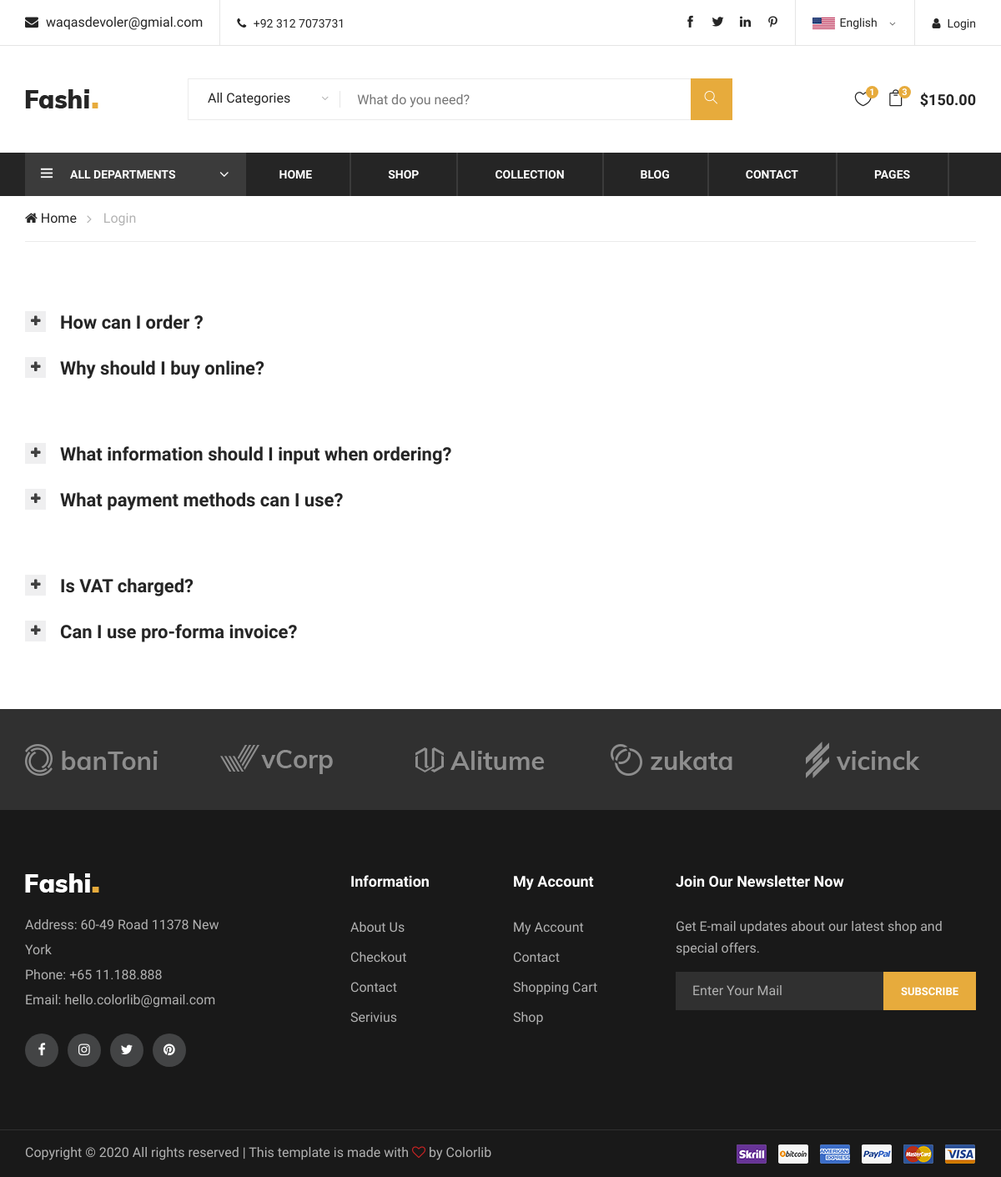
Page /FAQ/ on the committed database.
### FAQ/models.py (models this page shows, shortened)
class FAQ(models.Model):
    Question = models.CharField(max_length=200);
    Answer = models.TextField()
    Answer2 = models.TextField(blank=True)

### FAQ/views.py (the view)
# urls.py: path('',views.Index,name='indexlogin'),
def Index(request):
    faq = FAQ.objects.all()
    send = {'QA':faq}
    return render(request,'faq/faq.html',send)

### templates/faq/faq.html (shortened to what this page needs)
{% extends 'basic.html' %}
{% block body %}
<body>
    <div class="faq-section spad">
        <div class="container">
            <div class="row">
                <div class="col-lg-12">
                    <div class="faq-accordin">
                        <div class="accordion" id="accordionExample">
                            {% for q in QA  %}
                            <div class="card">
                                <div class="card-heading">
                                    <a  data-toggle="collapse" data-target="#collapse{{q.id}}">
                                       {{q.Question}}
                                    </a>
                                </div>
                            </div>
                            {% if forloop.counter|divisibleby:2 and not  forloop.last %}
                                <br>
                                <br>
                            {% endif %}
                            {% endfor %}
                        </div>
                    </div>
                </div>
            </div>
        </div>
    </div>
</body>
{% endblock  %}

### rows in the picture
FAQ: Question "How can I order ?"
FAQ: Question "Why should I buy online?"
FAQ: Question "What information should I input when ordering?"
FAQ: Question "What payment methods can I use?"
FAQ: Question "Is VAT charged?"
FAQ: Question "Can I use pro-forma invoice?"
